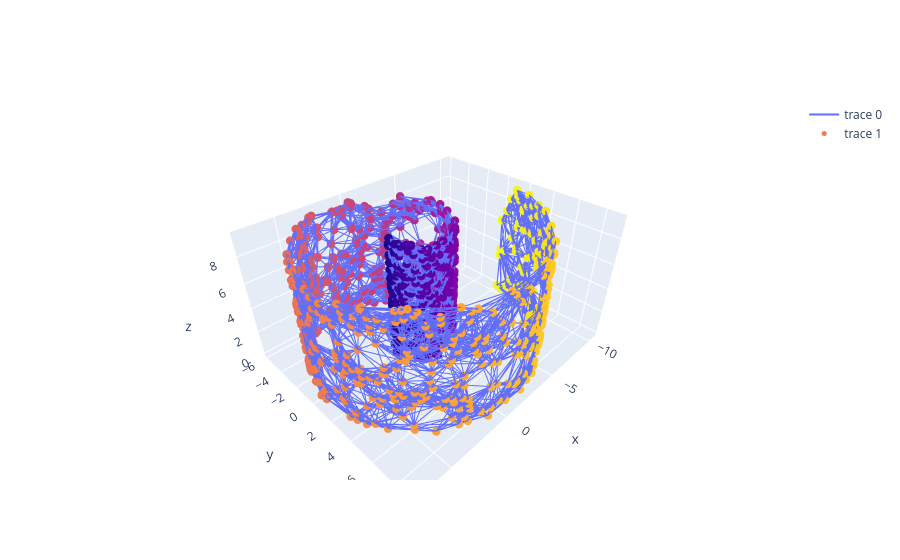
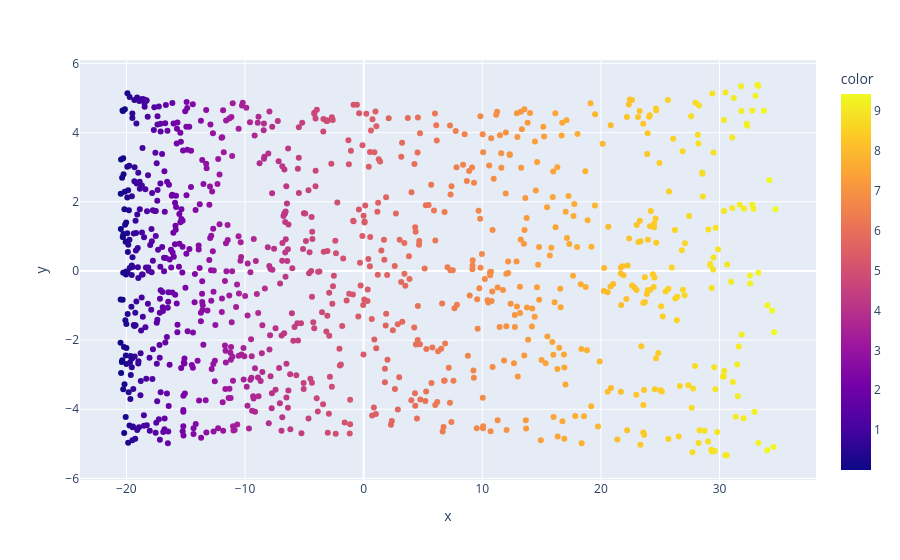

The cell these charts' notebook holds for them, in order:
### Code cell
x = np.arange(10).reshape(1,10)   # 10 data points (scalars)
D = distances(x)**2
W = knn_graph(D, 3)
x = np.random.randn(3,4)
W = knn_graph(distances(x), 2)
n = 1000
x, z = swissroll(n, evenly_sampled=False)
k = 20
plot_graph_3d(x, knn_graph(distances(x), k), z[0]).show()
y, W, DD = isomap(x, d=3, k=k)
px.scatter(x=y[0], y=y[1], color=z[0])

### Figure 1 — Plotly figure (JSON) as saved in the notebook; plotly's stock layout.template omitted (floating-point values rounded to 4 significant figures; data arrays with more than 128 entries replaced by an {"elided": "..."} marker saying what was removed)
{"data": [{"mode": "lines", "type": "scatter3d", "x": {"elided": "29832 float values"}, "y": {"elided": "29832 float values"}, "z": {"elided": "29832 float values"}}, {"marker": {"color": {"elided": "1000 float values"}, "size": 5}, "mode": "markers", "type": "scatter3d", "x": {"elided": "1000 float values"}, "y": {"elided": "1000 float values"}, "z": {"elided": "1000 float values"}}], "layout": {}}

### Figure 2 — Plotly figure (JSON) as saved in the notebook; plotly's stock layout.template omitted (floating-point values rounded to 4 significant figures; data arrays with more than 128 entries replaced by an {"elided": "..."} marker saying what was removed)
{"data": [{"hovertemplate": "x=%{x}<br>y=%{y}<br>color=%{marker.color}<extra></extra>", "legendgroup": "", "marker": {"color": {"elided": "1000 float values"}, "coloraxis": "coloraxis", "symbol": "circle"}, "mode": "markers", "name": "", "orientation": "v", "showlegend": false, "type": "scatter", "x": {"elided": "1000 float values"}, "xaxis": "x", "y": {"elided": "1000 float values"}, "yaxis": "y"}], "layout": {"coloraxis": {"colorbar": {"title": {"text": "color"}}, "colorscale": [[0, "#0d0887"], [0.1111, "#46039f"], [0.2222, "#7201a8"], [0.3333, "#9c179e"], [0.4444, "#bd3786"], [0.5556, "#d8576b"], [0.6667, "#ed7953"], [0.7778, "#fb9f3a"], [0.8889, "#fdca26"], [1, "#f0f921"]]}, "legend": {"tracegroupgap": 0}, "margin": {"t": 60}, "xaxis": {"anchor": "y", "domain": [0, 1], "title": {"text": "x"}}, "yaxis": {"anchor": "x", "domain": [0, 1], "title": {"text": "y"}}}}
